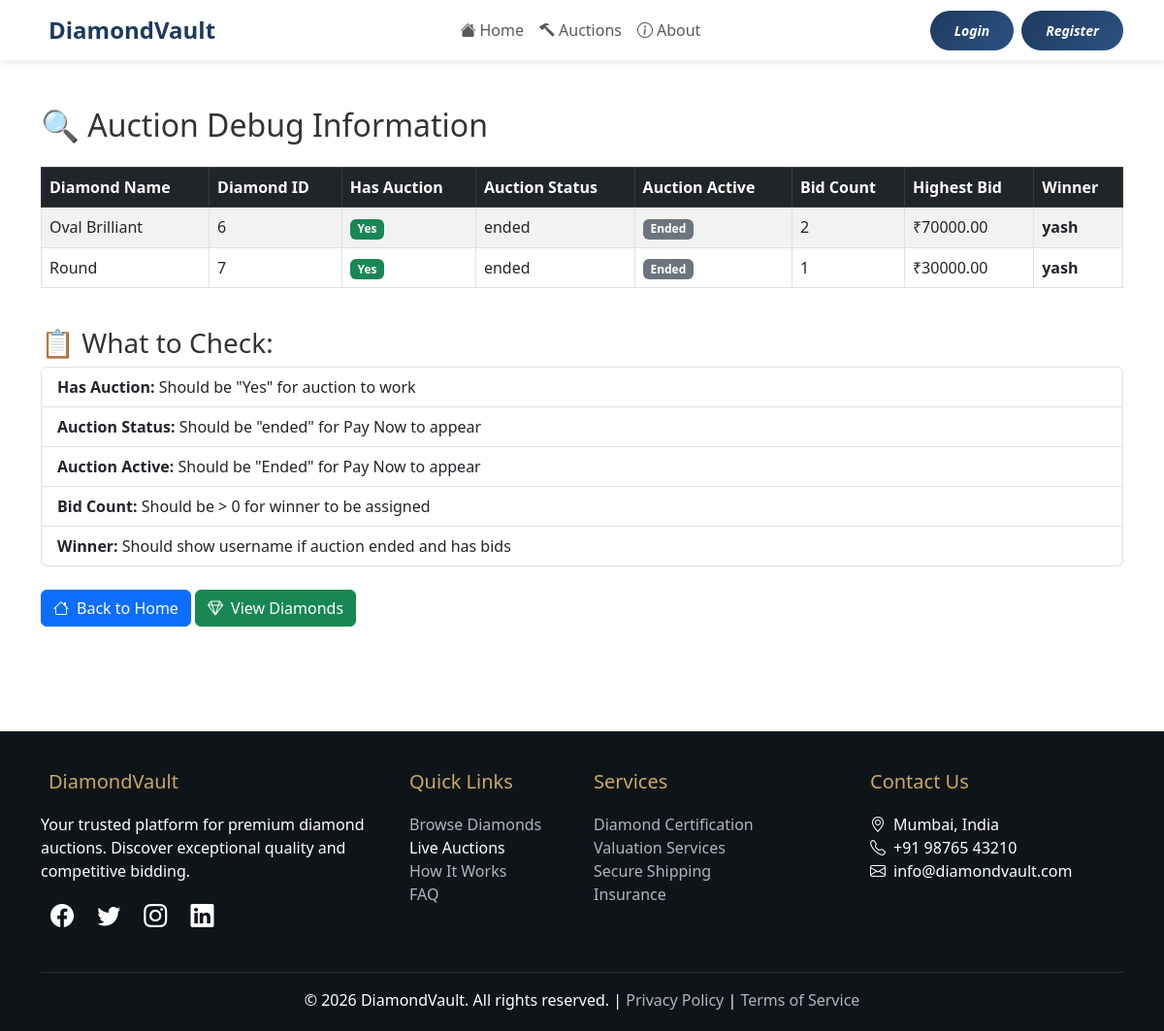
Page /debug/ on the committed database.
### auction/models.py (models this page shows, shortened)
class Diamond(models.Model):
    name = models.CharField(max_length=100)
    carat = models.FloatField()
    color = models.CharField(max_length=10)
    clarity = models.CharField(max_length=10)
    cut = models.CharField(max_length=10)
    base_price = models.DecimalField(max_digits=10, decimal_places=2)
    image = models.ImageField(upload_to='diamonds/', null=True, blank=True)

class Auction(models.Model):
    STATUS_CHOICES = [
        ('active', 'Active'),
        ('ended', 'Ended'),
        ('completed', 'Completed'),
    ]
    diamond = models.OneToOneField(Diamond, on_delete=models.CASCADE)
    start_time = models.DateTimeField()
    end_time = models.DateTimeField()
    status = models.CharField(max_length=20, choices=STATUS_CHOICES, default='active')
    winner = models.ForeignKey(User, on_delete=models.SET_NULL, null=True, blank=True)
    winning_bid = models.DecimalField(max_digits=10, decimal_places=2, null=True, blank=True)
    def is_active(self):
        now = timezone.now()
        return self.status == 'active' and self.start_time <= now and self.end_time > now

class Bid(models.Model):
    user = models.ForeignKey(User, on_delete=models.CASCADE, related_name='bids')
    diamond = models.ForeignKey(Diamond, on_delete=models.CASCADE, related_name='bids')
    amount = models.DecimalField(max_digits=10, decimal_places=2)
    timestamp = models.DateTimeField(auto_now_add=True)
    class Meta:
        ordering = ['-amount']  # highest bid first

### auction/views.py (the view)
# urls.py: path('debug/', views.debug_auctions, name='debug_auctions'),
def debug_auctions(request):
    diamonds = Diamond.objects.all()
    auctions = Auction.objects.all()
    bids = Bid.objects.all()
    debug_info = []
    for diamond in diamonds:
        auction = Auction.objects.filter(diamond=diamond).first()
        diamond_bids = Bid.objects.filter(diamond=diamond).order_by('-amount')
        debug_info.append({
            'diamond_name': diamond.name,
            'diamond_id': diamond.id,
            'has_auction': auction is not None,
            'auction_status': auction.status if auction else 'No auction',
            'auction_active': auction.is_active() if auction else False,
            'bid_count': diamond_bids.count(),
            'highest_bid': diamond_bids.first().amount if diamond_bids.first() else None,
            'winner': auction.winner.username if auction and auction.winner else None,
        })
    return render(request, 'debug.html', {'debug_info': debug_info})

### templates/debug.html (shortened to what this page needs)
{% extends 'base.html' %}
{% block content %}
<div class="container py-5">
    <h2 class="mb-4">🔍 Auction Debug Information</h2>
    <div class="table-responsive">
        <table class="table table-striped table-bordered">
            <thead class="table-dark">
                <tr>
                    <th>Diamond Name</th>
                    <th>Diamond ID</th>
                    <th>Has Auction</th>
                    <th>Auction Status</th>
                    <th>Auction Active</th>
                    <th>Bid Count</th>
                    <th>Highest Bid</th>
                    <th>Winner</th>
                </tr>
            </thead>
            <tbody>
                {% for info in debug_info %}
                <tr>
                    <td>{{ info.diamond_name }}</td>
                    <td>{{ info.diamond_id }}</td>
                    <td>
                        {% if info.has_auction %}
                            <span class="badge bg-success">Yes</span>
                        {% else %}
                            <span class="badge bg-danger">No</span>
                        {% endif %}
                    </td>
                    <td>{{ info.auction_status }}</td>
                    <td>
                        {% if info.auction_active %}
                            <span class="badge bg-success">Active</span>
                        {% else %}
                            <span class="badge bg-secondary">Ended</span>
                        {% endif %}
                    </td>
                    <td>{{ info.bid_count }}</td>
                    <td>
                        {% if info.highest_bid %}
                            ₹{{ info.highest_bid }}
                        {% else %}
                            <span class="text-muted">No bids</span>
                        {% endif %}
                    </td>
                    <td>
                        {% if info.winner %}
                            <strong>{{ info.winner }}</strong>
                        {% else %}
                            <span class="text-muted">No winner</span>
                        {% endif %}
                    </td>
                </tr>
                {% endfor %}
            </tbody>
        </table>
    </div>
    <div class="mt-4">
        <h3>📋 What to Check:</h3>
        <ul class="list-group">
            <li class="list-group-item">
                <strong>Has Auction:</strong> Should be "Yes" for auction to work
            </li>
            <li class="list-group-item">
                <strong>Auction Status:</strong> Should be "ended" for Pay Now to appear
            </li>
            <li class="list-group-item">
                <strong>Auction Active:</strong> Should be "Ended" for Pay Now to appear
            </li>
            <li class="list-group-item">
                <strong>Bid Count:</strong> Should be > 0 for winner to be assigned
            </li>
            <li class="list-group-item">
                <strong>Winner:</strong> Should show username if auction ended and has bids
            </li>
        </ul>
    </div>
    <div class="mt-4">
        <a href="{% url 'home' %}" class="btn btn-primary">
            <i class="bi bi-house me-2"></i>Back to Home
        </a>
        <a href="{% url 'diamonds' %}" class="btn btn-success">
            <i class="bi bi-gem me-2"></i>View Diamonds
        </a>
    </div>
</div>
{% endblock %}

### templates/base.html (style rules this page uses)
:root { --primary-color: #1e3a5f; --secondary-color: #c9a961; --accent-color: #ff6b6b; --dark-bg: #0f1419; --light-bg: #f8f9fa; }
body { font-family: 'Segoe UI', Tahoma, Geneva, Verdana, sans-serif; color: #333; }

### rows in the picture
Diamond: diamond_name "Oval Brilliant"
Auction: auction_status "ended"
Bid: highest_bid "70000.00"
Diamond: diamond_name "Round"
Auction: auction_status "ended"
Bid: highest_bid "30000.00"

### other values in the picture
{{ info.diamond_id }} "6" "7"
{{ info.bid_count }} "2" "1"
{{ info.winner }} "yash" "yash"
